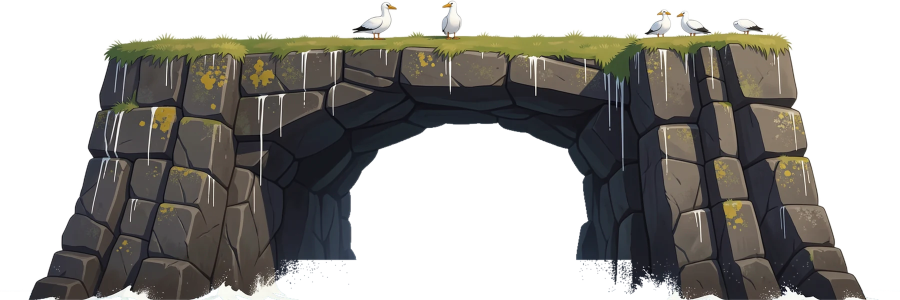
#> input picture img/coast/sea_arch.webp, 1800 x 600 px, found by its file name (shown at 1/2 size)
$ python arch_under.py ../../img/coast/sea_arch.webp ../../img/plants/kelp_stalk_1.webp
#> lines starting #> are read from the running program, lines starting #| are printed output that depends on the picture
# The sea arch's legs under the water (img/coast/sea_arch_under.webp): they go on down from the
# feet of sea_arch.webp (same width and x layout), flaring a little toward the seabed, wet basalt
# crusted with mussels, barnacles and weed, kelp at their base, the opening between them open
# water, fading into the water's hue with depth. A backdrop behind the fish.
# usage: python -I scripts/fx/arch_under.py <repo root> <rock texture png>
import sys, os
import numpy as np
from PIL import Image
from scipy import ndimage as nd

ROOT, TEX = sys.argv[1], sys.argv[2]
H = 1300
WATER = np.array([0x22, 0x63, 0x70], np.float32)       # the water's hue at depth (the legs fade into it)
rng = np.random.default_rng(12)

top = np.asarray(Image.open(os.path.join(ROOT, 'public', 'img', 'coast', 'sea_arch.webp')).convert('RGBA')).astype(np.float32)
Ht, W = top.shape[:2]
#> Ht = 600; W = 1800
feet = top[Ht - 6:Ht - 1, :, 3].mean(0) > 100                # which columns the legs stand on
# the rock's own colour just above the surf (the feet themselves are white with foam)
band = top[Ht - 70:Ht - 30]
foot_rgb = (band[..., :3] * band[..., 3:] / 255).sum(0) / np.maximum(band[..., 3].sum(0) / 255, 1)[:, None]
#> foot_rgb = 1800 rows, first 8: [0, 0, 0], [0, 0, 0], [0, 0, 0], [0, 0, 0], [0, 0, 0], [0, 0, 0], [0, 0, 0], [0, 0, 0]

# Legs: runs of foot columns; each widens a little toward the seabed, with a knobbly outline.
runs, x = [], 0
while x < W:
    if feet[x]:
        s = x
        while x < W and feet[x]: x += 1
        if x - s > 60: runs.append((s, x))
    x += 1
#> after the loop, runs = [(59, 209), (262, 398), (1336, 1742)]; x = 1800
# gaps in the surf are not gaps in the rock: runs closer than 120 px are one leg
merged = []
for r in runs:
    if merged and r[0] - merged[-1][1] < 120: merged[-1] = (merged[-1][0], r[1])
    else: merged.append(r)
#> this loop made 3 passes
#> after the loop, merged = [(59, 398), (1336, 1742)]
runs = merged
#> runs = [(59, 398), (1336, 1742)]
ys = np.arange(H)[:, None].astype(np.float32); xs = np.arange(W)[None, :].astype(np.float32)
t = ys / H
leg = np.zeros((H, W), np.float32)
dist_in = np.zeros((H, W), np.float32)
for (x0, x1) in runs:
    flare = 140 * t ** 1.4
    wob = lambda seed: nd.gaussian_filter1d(rng.normal(0, 1, H), 30)[:, None] * 26
    left = x0 - flare - wob(1) * (x0 > 5)
    right = x1 + flare + wob(2) * (x1 < W - 5)
    m = np.clip(np.minimum(xs - left, right - xs) / 3, 0, 1)
    leg = np.maximum(leg, m)
    dist_in = np.maximum(dist_in, np.clip(np.minimum(xs - left, right - xs), 0, None) * (m > 0))
#> this loop made 2 passes
#> pass 1, `dist_in = np.maximum(dist_in, np.clip(np.minimum(xs - left, right - xs..`:
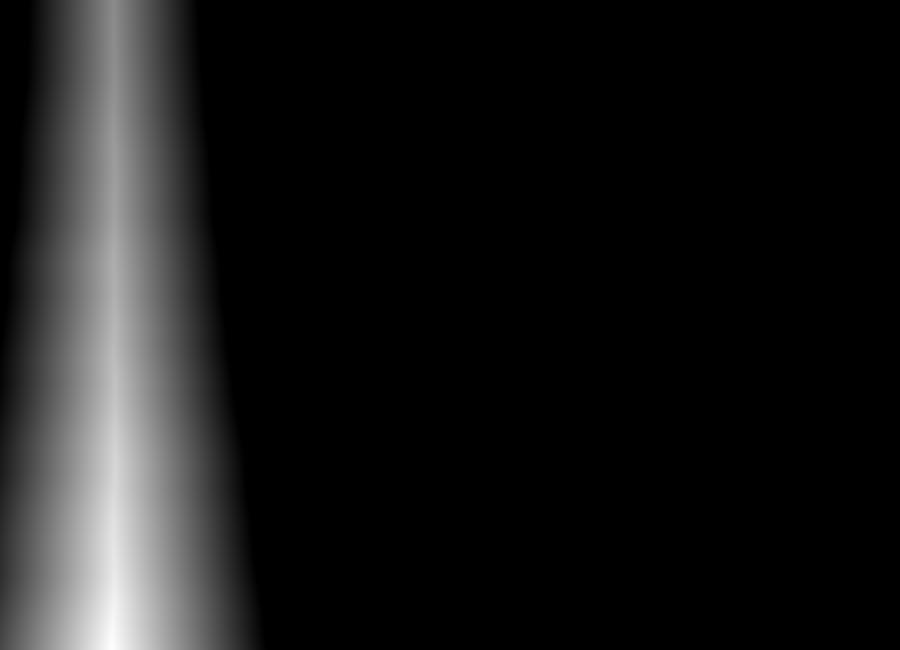
#> dist_in: shape (1300, 1800) float64 (shown at 1/2 size); min 0, max 309.8, mean 29.6; drawn with min black and max white
#> after the loop:
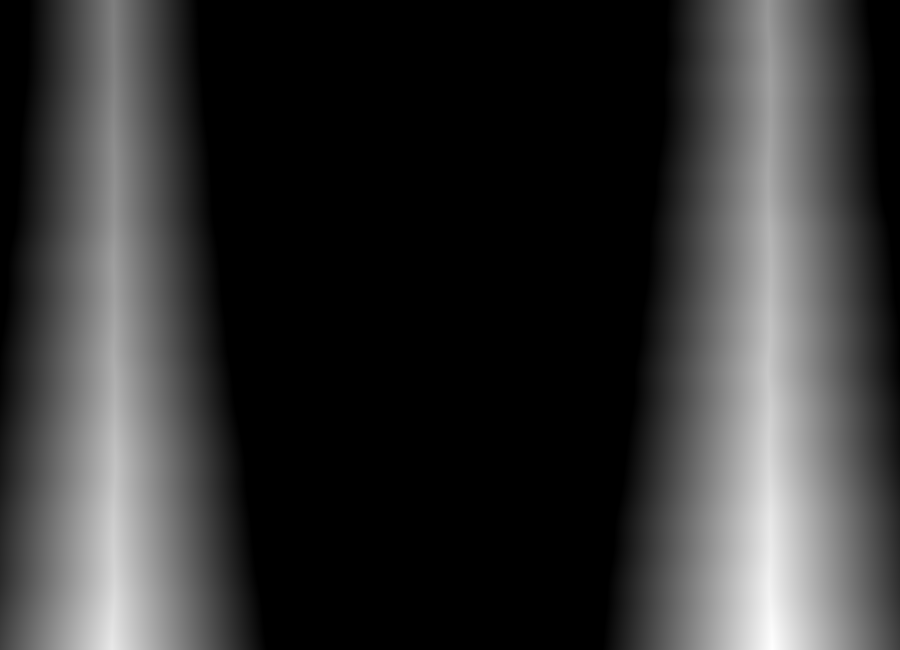
#> dist_in: shape (1300, 1800) float64 (shown at 1/2 size); min 0, max 340, mean 68.2; drawn with min black and max white

# Fill: the crusted rock texture, darkened toward basalt; round shading toward each leg's sides.
tex = Image.open(TEX).convert('RGB').resize((512, 512), Image.LANCZOS)
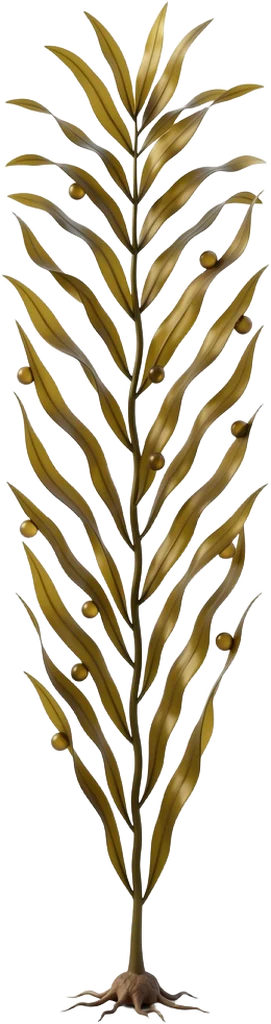
#> input picture img/plants/kelp_stalk_1.webp, 271 x 1024 px
tile = np.asarray(tex).astype(np.float32)
rock = np.tile(tile, (H // 512 + 1, W // 512 + 1, 1))[:H, :W]
grey = rock.mean(2, keepdims=True)
rock = (rock * 0.55 + grey * 0.45) * 0.62
rock *= (0.55 + 0.45 * np.clip(dist_in / 160, 0, 1))[..., None]
# Continuity at the waterline: the first rows take the colour of the feet above.
blend = np.clip(1 - ys / 70, 0, 1)[..., None]
rock = rock * (1 - blend) + (foot_rgb[None, :, :] * 0.9) * blend
# Distance: toward the seabed the legs sink into the water's hue and finally into it.
fog = np.clip(t * 1.05, 0, 0.88)[..., None]
rock = rock * (1 - fog) + WATER * fog
alpha = leg * np.clip((H - ys) / (H * 0.12), 0, 1)

# Kelp at the legs' base, in front of them, fogged like them.
img = Image.fromarray(np.dstack([np.clip(rock, 0, 255), alpha * 255]).astype(np.uint8), 'RGBA')
kelps = [Image.open(os.path.join(ROOT, 'public', 'img', 'plants', f'kelp_stalk_{k}.webp')).convert('RGBA') for k in (1, 2, 3)]
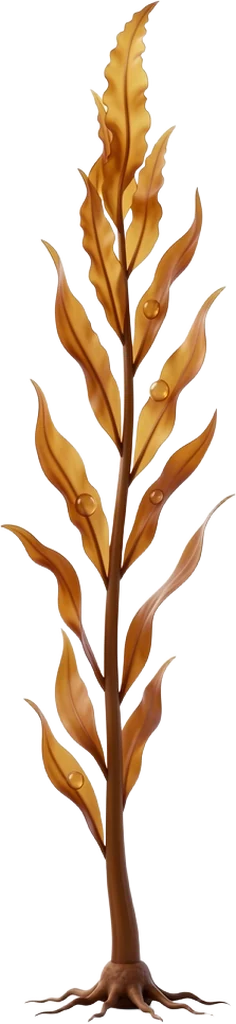
#> input picture img/plants/kelp_stalk_2.webp, 236 x 1024 px, found by its file name
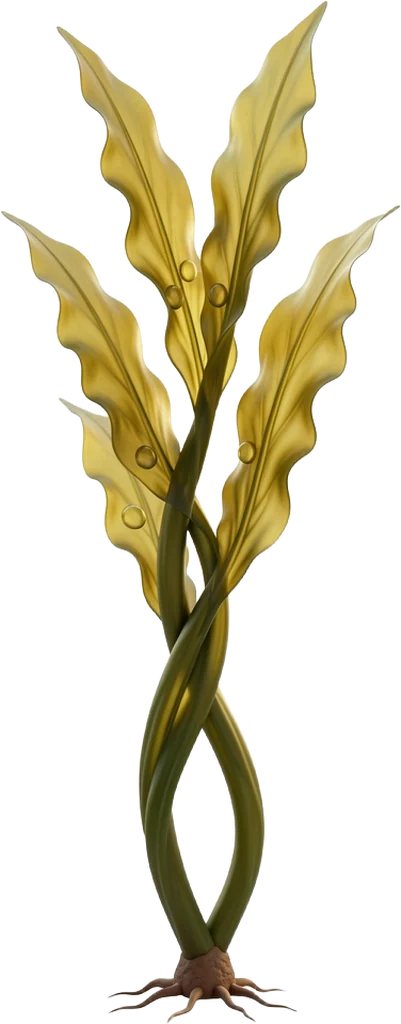
#> input picture img/plants/kelp_stalk_3.webp, 401 x 1024 px, found by its file name
for (x0, x1) in runs:
    for k in range(3):
        kx = int(rng.uniform(x0 - 60, x1 + 60)); kelp = kelps[rng.integers(3)]
        h = int(rng.uniform(420, 640)); kelp = kelp.resize((int(kelp.width * h / kelp.height), h), Image.LANCZOS)
        ka = np.asarray(kelp).astype(np.float32)
        kt = np.linspace(H - h, H, h)[:, None] / H
        kf = np.clip(kt * 1.05, 0, 0.88)[..., None]
        ka[..., :3] = ka[..., :3] * (1 - kf) + WATER * kf
        ka[..., 3] *= np.clip((H - np.linspace(H - h, H, h)) / (H * 0.12), 0, 1)[:, None]
        img.alpha_composite(Image.fromarray(ka.astype(np.uint8), 'RGBA'), (max(0, kx - kelp.width // 2), H - h))
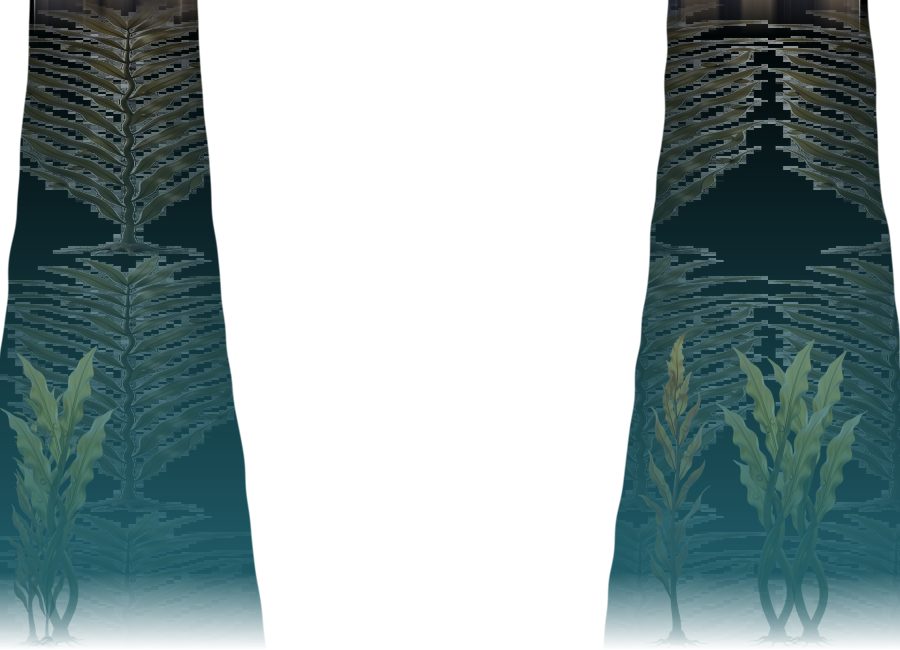
#> img: PIL image 1800x1300 RGBA (shown at 1/2 size); mean R, G, B, A 36.6, 68.4, 71.7, 123.8; transparent parts drawn white
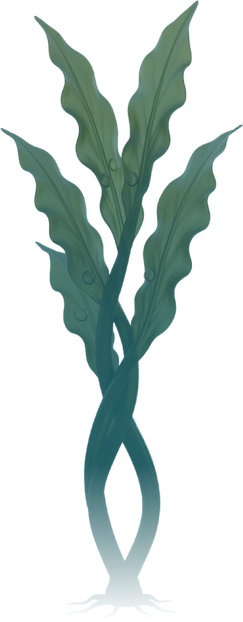
#> ka: shape (622, 243, 4) float32; mean R, G, B, A 40, 88.4, 92.5, 70.4; transparent parts drawn white
img.save(os.path.join(ROOT, 'public', 'img', 'coast', 'sea_arch_under.webp'), quality=86, method=6)
print('ok', img.size, 'legs', runs)
#| ok (1800, 1300) legs [(59, 398), (1336, 1742)]
